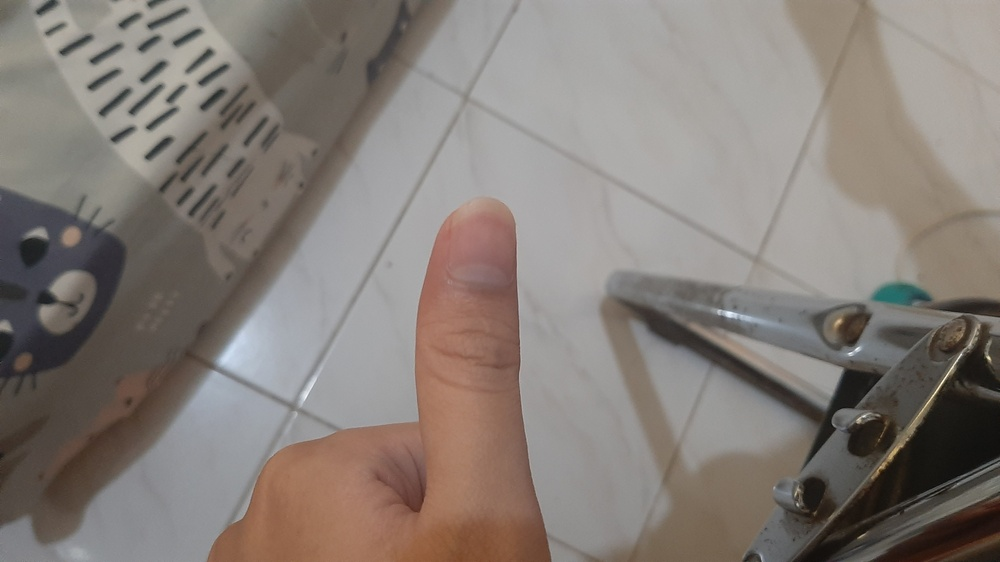
%> input picture Pengenalan Pola Jari manusia/test/jm11.jpg, 1000 x 562 px, shrunk from 4032 x 2268 before the run; its folder holds 4 pictures in this run
$ octave pengetesan.m   (GNU Octave 9; MATLAB toolbox functions it lacks are replaced by stand-ins)
%> lines starting %> are read from the running program, lines starting %| are printed output that depends on the picture; in (x1, y1, x2, y2) boxes, pixels count from 0 and x2, y2 are one past the last pixel; in counts of white or black regions, pixels touching at a corner belong together; the program's own positions count from 1
clc;clear;close all;

%membaca file citra
image_folder = 'test';
filenames = dir(fullfile(image_folder, '*.jpg'));
total_images = numel(filenames);

for n = 1:total_images
    %membaca image
    full_name= im2double(imread(fullfile(image_folder, filenames(n).name)));
    % rgb to gray
    I=rgb2gray(full_name);
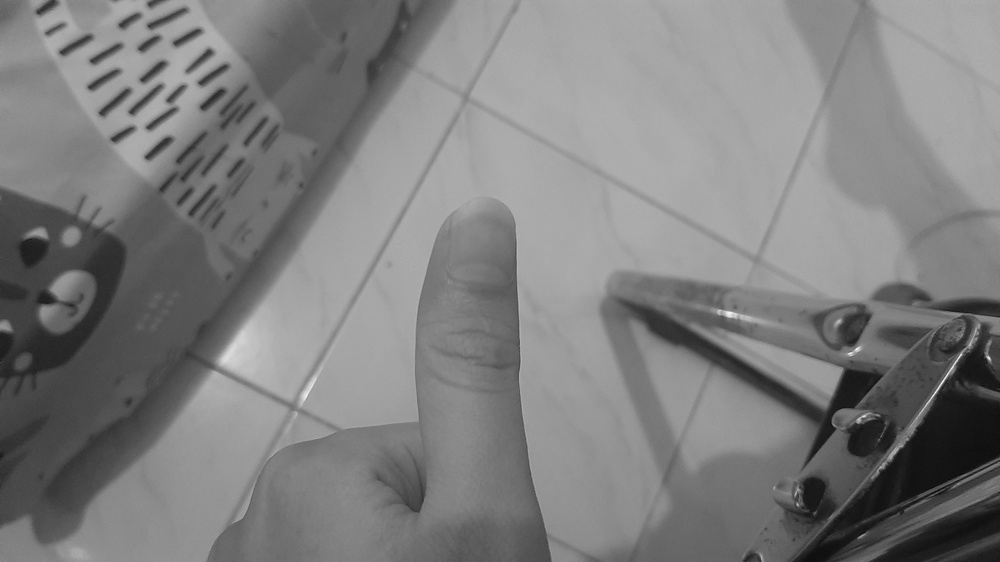
%> I: size 562x1000 double; min 0.0382, max 0.995, mean 0.499
    %grayscale to biner
    K = imbinarize(I,0.55);
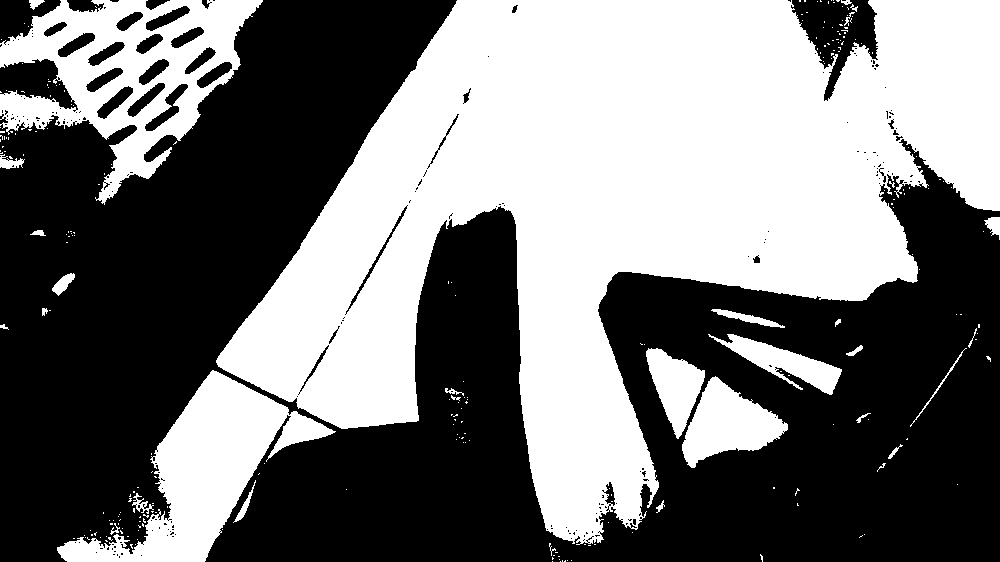
%> K: size 562x1000 logical; 46.8% white; 259 white regions (228 under 20 px), largest, box (x1, y1, x2, y2) and area: (216, 0, 1000, 545) 208699, (0, 0, 263, 205) 22073, (57, 370, 336, 562) 18338
    %melakukan operasi komplemen
    K = imcomplement(K);
    %melakukan morfologi
    %1. filling holes
    K = imfill(K,'holes');
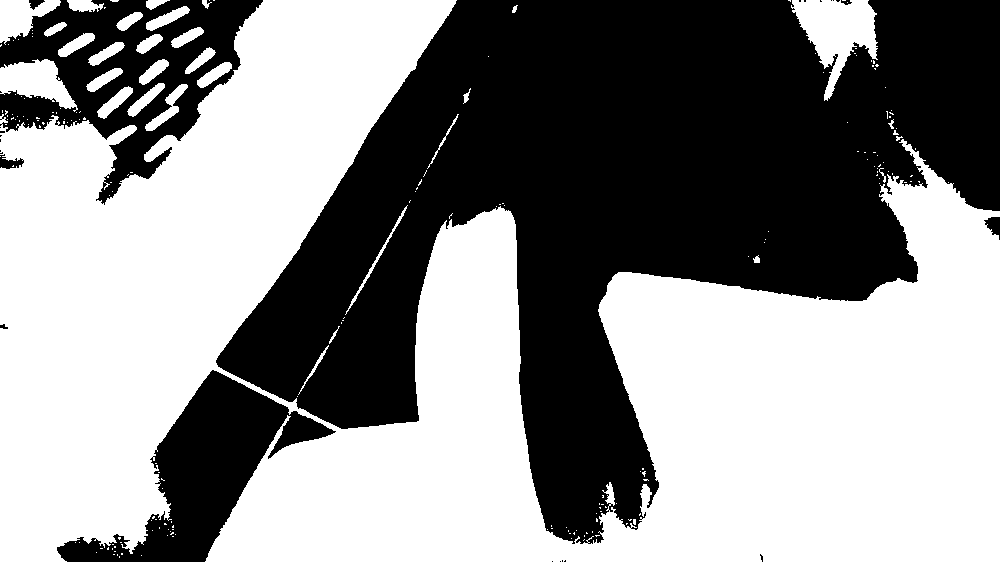
%> K: size 562x1000 logical; 55.6% white; 26 black regions (18 under 20 px), largest, box (x1, y1, x2, y2) and area: (216, 0, 1000, 544) 208640, (0, 0, 263, 205) 22038, (57, 370, 336, 562) 18321
    %2.area opening
    K = bwareaopen(K,5000);
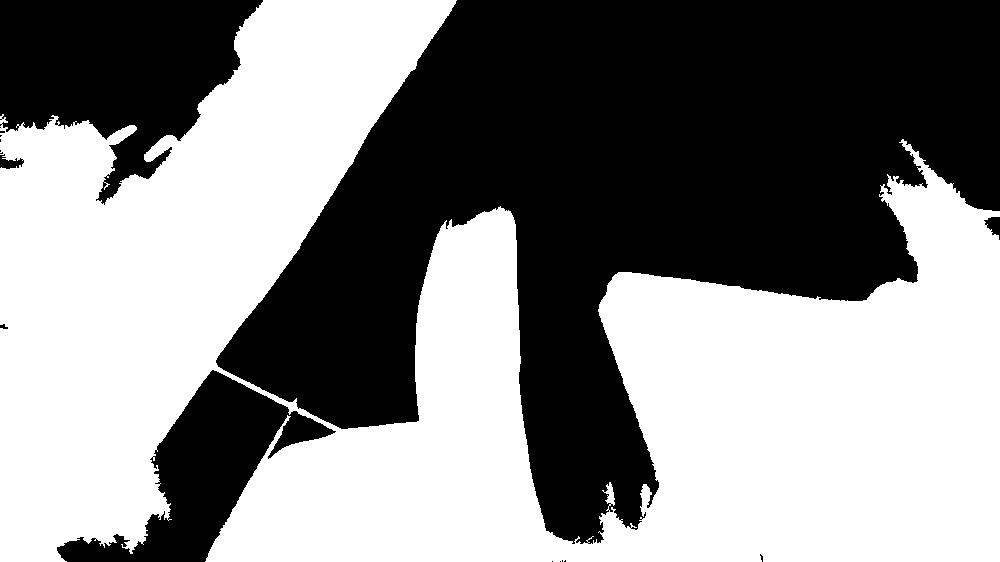
%> K: size 562x1000 logical; 53% white; 17 black regions (11 under 20 px), largest, box (x1, y1, x2, y2) and area: (216, 0, 1000, 544) 214056, (0, 0, 263, 205) 31463, (57, 370, 336, 562) 18412, (984, 217, 1000, 240) 209, (0, 154, 24, 169) 200, (0, 324, 8, 329) 25
    %mengembalikan pengukuran untuk kumpulan properti untuk setiap komponen (objek)
    %yang terhubung 8 dalam gambar biner, BW
    stats = regionprops(K,'Area','Perimeter','Eccentricity');
%> stats = 1 region; Area, Eccentricity and Perimeter: 297592 0.902 6730.3
    area(n) = stats.Area;
    perimeter(n) = stats.Perimeter;
    metric(n) = 4*pi*area(n)/(perimeter(n)^2);
    eccentricity(n) = stats.Eccentricity;
end
%> pass 2 of the loop `for n = 1:total_images`:
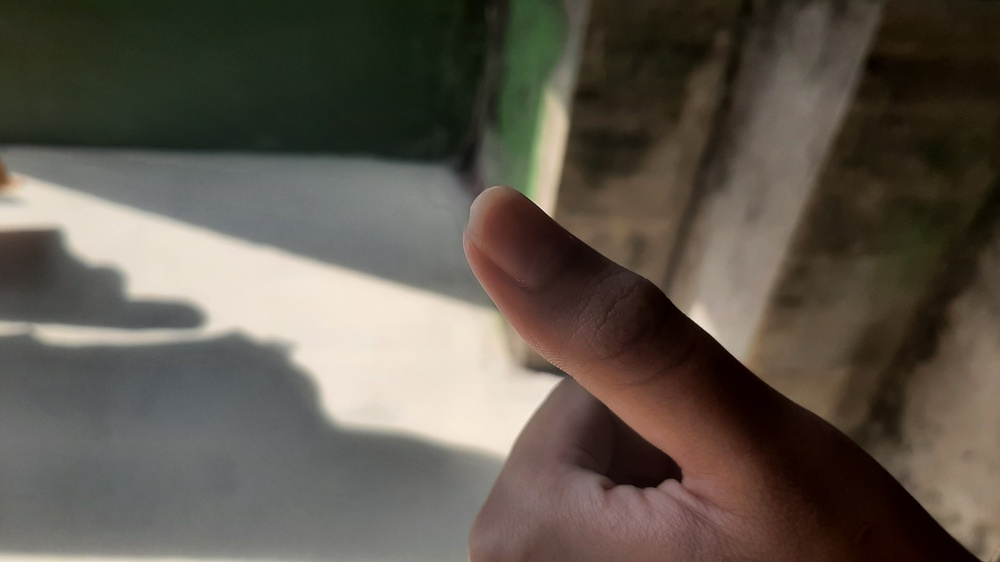
%> input picture Pengenalan Pola Jari manusia/test/jm13.jpg, 1000 x 562 px, shrunk from 4032 x 2268 before the run
%> `K = imbinarize(I,0.55);`:
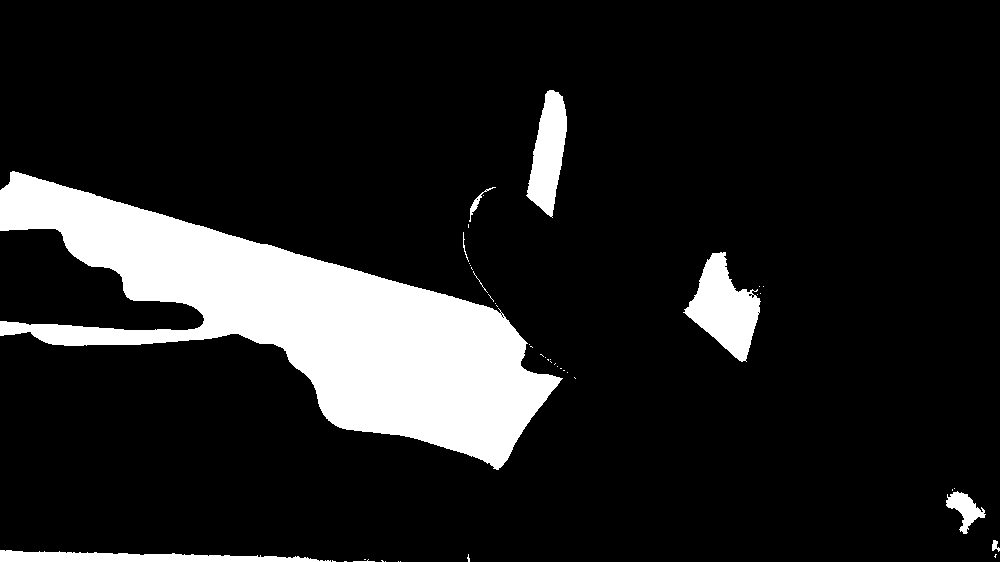
%> K: size 562x1000 logical; 13% white; 46 white regions (36 under 20 px), largest, box (x1, y1, x2, y2) and area: (0, 171, 563, 470) 62157, (683, 252, 761, 362) 4402, (526, 90, 567, 218) 3126
%> `K = imfill(K,'holes');`:
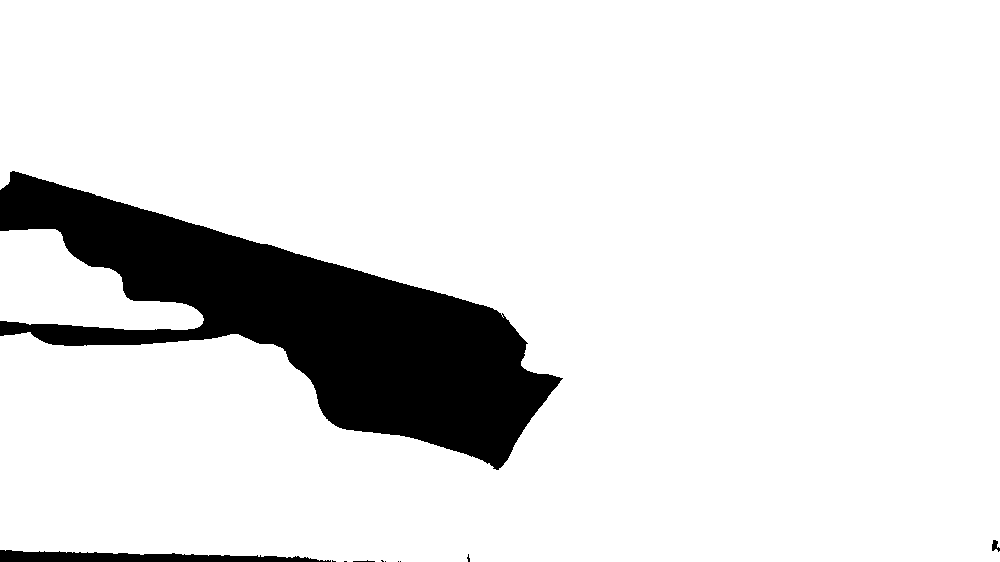
%> K: size 562x1000 logical; 88.5% white; 11 black regions (7 under 20 px), largest, box (x1, y1, x2, y2) and area: (0, 171, 563, 470) 62152, (0, 550, 331, 562) 2510, (992, 540, 1000, 552) 58, (353, 560, 375, 562) 23
%> stats = 2 regions; Area, Eccentricity and Perimeter: 485405 0.803 4317.9, 11823 0.918 542.5
%> pass 3 of the loop `for n = 1:total_images`:
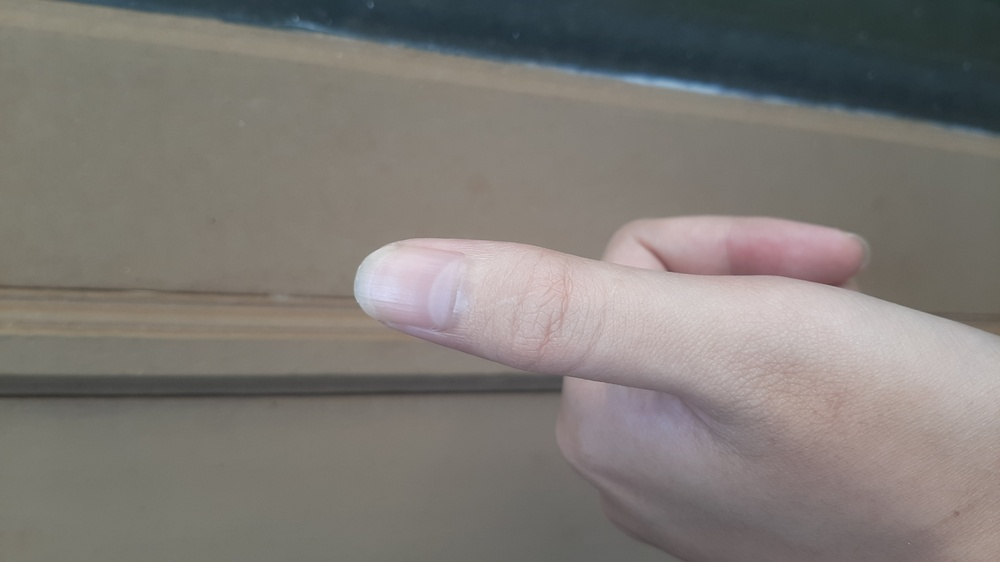
%> input picture Pengenalan Pola Jari manusia/test/jm18.jpg, 1000 x 562 px, shrunk from 4032 x 2268 before the run
%> `K = imbinarize(I,0.55);`:
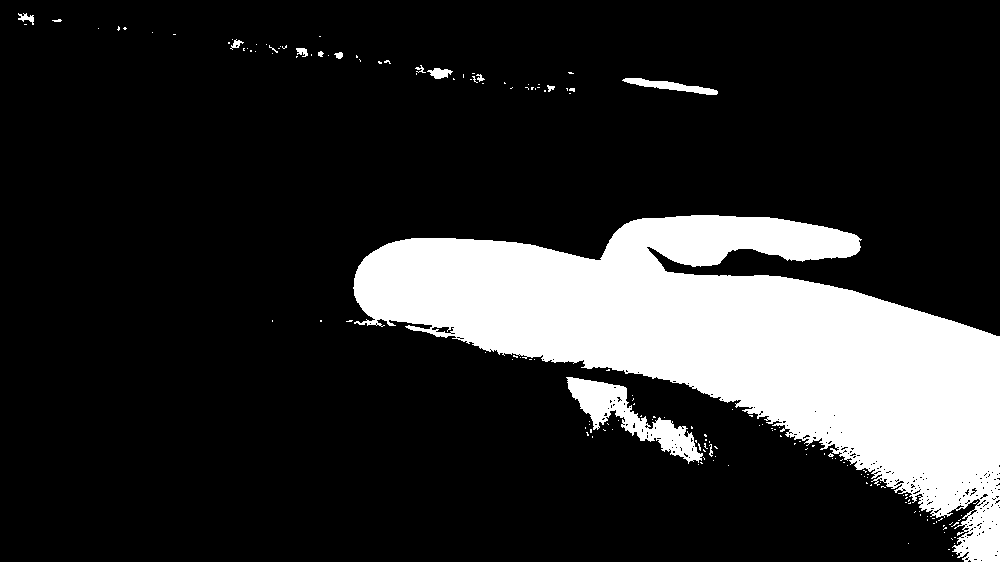
%> K: size 562x1000 logical; 18% white; 162 white regions (148 under 20 px), largest, box (x1, y1, x2, y2) and area: (353, 215, 1000, 562) 95615, (566, 377, 703, 464) 3571, (622, 78, 718, 95) 625
%> `K = bwareaopen(K,5000);`:
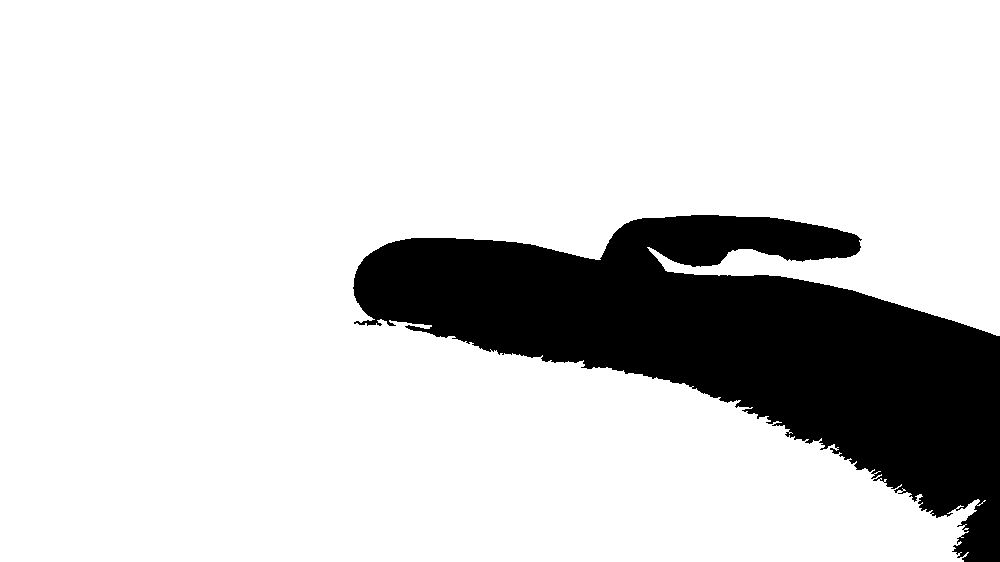
%> K: size 562x1000 logical; 82.9% white; 1 black region, box (x1, y1, x2, y2) and area: (353, 215, 1000, 562) 96029
%> stats = 1 region; Area, Eccentricity and Perimeter: 465971 0.801 5567.8
%> the loop made 4 passes; the first 3 are shown

%inisialisasi ciri data/pembagian data
input = [metric;eccentricity];
target = zeros(1,30);
target(:,1:6) = 0;
target(:,7:12) =1;
target(:,13:18) =2;
target(:,19:24) =3;
target(:,25:30) =4;

%memanggil model NN hasil pelatihan
load net
%> (the run ends here)
